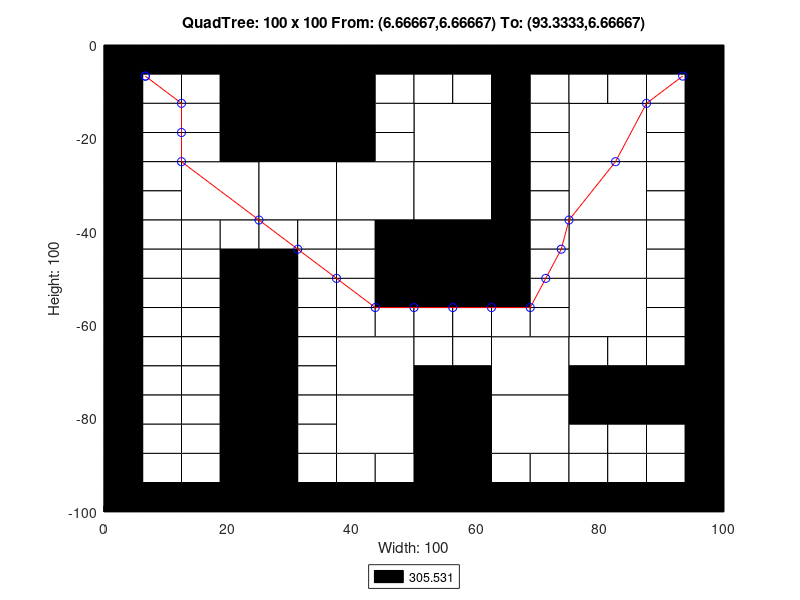

Source code (MATLAB):
axis([0 100 -100 0]);
title('QuadTree: 100 x 100 From: (6.66667,6.66667) To: (93.3333,6.66667)');
xlabel('Width: 100');
ylabel('Height: 100');
rectangle('Position',[25 -12.5 12.5 12.5], 'FaceColor',[0 0 0]);
rectangle('Position',[25 -25 12.5 12.5], 'FaceColor',[0 0 0]);
rectangle('Position',[12.5 -37.5 12.5 12.5], 'FaceColor',[1 1 1]);
rectangle('Position',[25 -37.5 12.5 12.5], 'FaceColor',[1 1 1]);
rectangle('Position',[37.5 -37.5 12.5 12.5], 'FaceColor',[1 1 1]);
rectangle('Position',[50 -25 12.5 12.5], 'FaceColor',[1 1 1]);
rectangle('Position',[75 -25 12.5 12.5], 'FaceColor',[1 1 1]);
rectangle('Position',[50 -37.5 12.5 12.5], 'FaceColor',[1 1 1]);
rectangle('Position',[50 -50 12.5 12.5], 'FaceColor',[0 0 0]);
rectangle('Position',[75 -37.5 12.5 12.5], 'FaceColor',[1 1 1]);
rectangle('Position',[75 -50 12.5 12.5], 'FaceColor',[1 1 1]);
rectangle('Position',[37.5 -75 12.5 12.5], 'FaceColor',[1 1 1]);
rectangle('Position',[37.5 -87.5 12.5 12.5], 'FaceColor',[1 1 1]);
rectangle('Position',[62.5 -75 12.5 12.5], 'FaceColor',[1 1 1]);
rectangle('Position',[75 -62.5 12.5 12.5], 'FaceColor',[1 1 1]);
rectangle('Position',[50 -87.5 12.5 12.5], 'FaceColor',[0 0 0]);
rectangle('Position',[62.5 -87.5 12.5 12.5], 'FaceColor',[1 1 1]);
rectangle('Position',[50 -100 12.5 12.5], 'FaceColor',[0 0 0]);
rectangle('Position',[0 -6.25 6.25 6.25], 'FaceColor',[0 0 0]);
rectangle('Position',[6.25 -6.25 6.25 6.25], 'FaceColor',[0 0 0]);
rectangle('Position',[0 -12.5 6.25 6.25], 'FaceColor',[0 0 0]);
rectangle('Position',[6.25 -12.5 6.25 6.25], 'FaceColor',[1 1 1]);
rectangle('Position',[12.5 -6.25 6.25 6.25], 'FaceColor',[0 0 0]);
rectangle('Position',[18.75 -6.25 6.25 6.25], 'FaceColor',[0 0 0]);
rectangle('Position',[12.5 -12.5 6.25 6.25], 'FaceColor',[1 1 1]);
rectangle('Position',[18.75 -12.5 6.25 6.25], 'FaceColor',[0 0 0]);
rectangle('Position',[0 -18.75 6.25 6.25], 'FaceColor',[0 0 0]);
rectangle('Position',[6.25 -18.75 6.25 6.25], 'FaceColor',[1 1 1]);
rectangle('Position',[0 -25 6.25 6.25], 'FaceColor',[0 0 0]);
rectangle('Position',[6.25 -25 6.25 6.25], 'FaceColor',[1 1 1]);
rectangle('Position',[12.5 -18.75 6.25 6.25], 'FaceColor',[1 1 1]);
rectangle('Position',[18.75 -18.75 6.25 6.25], 'FaceColor',[0 0 0]);
rectangle('Position',[12.5 -25 6.25 6.25], 'FaceColor',[1 1 1]);
rectangle('Position',[18.75 -25 6.25 6.25], 'FaceColor',[0 0 0]);
rectangle('Position',[37.5 -6.25 6.25 6.25], 'FaceColor',[0 0 0]);
rectangle('Position',[43.75 -6.25 6.25 6.25], 'FaceColor',[0 0 0]);
rectangle('Position',[37.5 -12.5 6.25 6.25], 'FaceColor',[0 0 0]);
rectangle('Position',[43.75 -12.5 6.25 6.25], 'FaceColor',[1 1 1]);
rectangle('Position',[37.5 -18.75 6.25 6.25], 'FaceColor',[0 0 0]);
rectangle('Position',[43.75 -18.75 6.25 6.25], 'FaceColor',[1 1 1]);
rectangle('Position',[37.5 -25 6.25 6.25], 'FaceColor',[0 0 0]);
rectangle('Position',[43.75 -25 6.25 6.25], 'FaceColor',[1 1 1]);
rectangle('Position',[0 -31.25 6.25 6.25], 'FaceColor',[0 0 0]);
rectangle('Position',[6.25 -31.25 6.25 6.25], 'FaceColor',[1 1 1]);
rectangle('Position',[0 -37.5 6.25 6.25], 'FaceColor',[0 0 0]);
rectangle('Position',[6.25 -37.5 6.25 6.25], 'FaceColor',[1 1 1]);
rectangle('Position',[0 -43.75 6.25 6.25], 'FaceColor',[0 0 0]);
rectangle('Position',[6.25 -43.75 6.25 6.25], 'FaceColor',[1 1 1]);
rectangle('Position',[0 -50 6.25 6.25], 'FaceColor',[0 0 0]);
rectangle('Position',[6.25 -50 6.25 6.25], 'FaceColor',[1 1 1]);
rectangle('Position',[12.5 -43.75 6.25 6.25], 'FaceColor',[1 1 1]);
rectangle('Position',[18.75 -43.75 6.25 6.25], 'FaceColor',[1 1 1]);
rectangle('Position',[12.5 -50 6.25 6.25], 'FaceColor',[1 1 1]);
rectangle('Position',[18.75 -50 6.25 6.25], 'FaceColor',[0 0 0]);
rectangle('Position',[25 -43.75 6.25 6.25], 'FaceColor',[1 1 1]);
rectangle('Position',[31.25 -43.75 6.25 6.25], 'FaceColor',[1 1 1]);
rectangle('Position',[25 -50 6.25 6.25], 'FaceColor',[0 0 0]);
rectangle('Position',[31.25 -50 6.25 6.25], 'FaceColor',[1 1 1]);
rectangle('Position',[37.5 -43.75 6.25 6.25], 'FaceColor',[1 1 1]);
rectangle('Position',[43.75 -43.75 6.25 6.25], 'FaceColor',[0 0 0]);
rectangle('Position',[37.5 -50 6.25 6.25], 'FaceColor',[1 1 1]);
rectangle('Position',[43.75 -50 6.25 6.25], 'FaceColor',[0 0 0]);
rectangle('Position',[50 -6.25 6.25 6.25], 'FaceColor',[0 0 0]);
rectangle('Position',[56.25 -6.25 6.25 6.25], 'FaceColor',[0 0 0]);
rectangle('Position',[50 -12.5 6.25 6.25], 'FaceColor',[1 1 1]);
rectangle('Position',[56.25 -12.5 6.25 6.25], 'FaceColor',[1 1 1]);
rectangle('Position',[62.5 -6.25 6.25 6.25], 'FaceColor',[0 0 0]);
rectangle('Position',[68.75 -6.25 6.25 6.25], 'FaceColor',[0 0 0]);
rectangle('Position',[62.5 -12.5 6.25 6.25], 'FaceColor',[0 0 0]);
rectangle('Position',[68.75 -12.5 6.25 6.25], 'FaceColor',[1 1 1]);
rectangle('Position',[62.5 -18.75 6.25 6.25], 'FaceColor',[0 0 0]);
rectangle('Position',[68.75 -18.75 6.25 6.25], 'FaceColor',[1 1 1]);
rectangle('Position',[62.5 -25 6.25 6.25], 'FaceColor',[0 0 0]);
rectangle('Position',[68.75 -25 6.25 6.25], 'FaceColor',[1 1 1]);
rectangle('Position',[75 -6.25 6.25 6.25], 'FaceColor',[0 0 0]);
rectangle('Position',[81.25 -6.25 6.25 6.25], 'FaceColor',[0 0 0]);
rectangle('Position',[75 -12.5 6.25 6.25], 'FaceColor',[1 1 1]);
rectangle('Position',[81.25 -12.5 6.25 6.25], 'FaceColor',[1 1 1]);
rectangle('Position',[87.5 -6.25 6.25 6.25], 'FaceColor',[0 0 0]);
rectangle('Position',[93.75 -6.25 6.25 6.25], 'FaceColor',[0 0 0]);
rectangle('Position',[87.5 -12.5 6.25 6.25], 'FaceColor',[1 1 1]);
rectangle('Position',[93.75 -12.5 6.25 6.25], 'FaceColor',[0 0 0]);
rectangle('Position',[87.5 -18.75 6.25 6.25], 'FaceColor',[1 1 1]);
rectangle('Position',[93.75 -18.75 6.25 6.25], 'FaceColor',[0 0 0]);
rectangle('Position',[87.5 -25 6.25 6.25], 'FaceColor',[1 1 1]);
rectangle('Position',[93.75 -25 6.25 6.25], 'FaceColor',[0 0 0]);
rectangle('Position',[62.5 -31.25 6.25 6.25], 'FaceColor',[0 0 0]);
rectangle('Position',[68.75 -31.25 6.25 6.25], 'FaceColor',[1 1 1]);
rectangle('Position',[62.5 -37.5 6.25 6.25], 'FaceColor',[0 0 0]);
rectangle('Position',[68.75 -37.5 6.25 6.25], 'FaceColor',[1 1 1]);
rectangle('Position',[62.5 -43.75 6.25 6.25], 'FaceColor',[0 0 0]);
rectangle('Position',[68.75 -43.75 6.25 6.25], 'FaceColor',[1 1 1]);
rectangle('Position',[62.5 -50 6.25 6.25], 'FaceColor',[0 0 0]);
rectangle('Position',[68.75 -50 6.25 6.25], 'FaceColor',[1 1 1]);
rectangle('Position',[87.5 -31.25 6.25 6.25], 'FaceColor',[1 1 1]);
rectangle('Position',[93.75 -31.25 6.25 6.25], 'FaceColor',[0 0 0]);
rectangle('Position',[87.5 -37.5 6.25 6.25], 'FaceColor',[1 1 1]);
rectangle('Position',[93.75 -37.5 6.25 6.25], 'FaceColor',[0 0 0]);
rectangle('Position',[87.5 -43.75 6.25 6.25], 'FaceColor',[1 1 1]);
rectangle('Position',[93.75 -43.75 6.25 6.25], 'FaceColor',[0 0 0]);
rectangle('Position',[87.5 -50 6.25 6.25], 'FaceColor',[1 1 1]);
rectangle('Position',[93.75 -50 6.25 6.25], 'FaceColor',[0 0 0]);
rectangle('Position',[0 -56.25 6.25 6.25], 'FaceColor',[0 0 0]);
rectangle('Position',[6.25 -56.25 6.25 6.25], 'FaceColor',[1 1 1]);
rectangle('Position',[0 -62.5 6.25 6.25], 'FaceColor',[0 0 0]);
rectangle('Position',[6.25 -62.5 6.25 6.25], 'FaceColor',[1 1 1]);
rectangle('Position',[12.5 -56.25 6.25 6.25], 'FaceColor',[1 1 1]);
rectangle('Position',[18.75 -56.25 6.25 6.25], 'FaceColor',[0 0 0]);
rectangle('Position',[12.5 -62.5 6.25 6.25], 'FaceColor',[1 1 1]);
rectangle('Position',[18.75 -62.5 6.25 6.25], 'FaceColor',[0 0 0]);
rectangle('Position',[0 -68.75 6.25 6.25], 'FaceColor',[0 0 0]);
rectangle('Position',[6.25 -68.75 6.25 6.25], 'FaceColor',[1 1 1]);
rectangle('Position',[0 -75 6.25 6.25], 'FaceColor',[0 0 0]);
rectangle('Position',[6.25 -75 6.25 6.25], 'FaceColor',[1 1 1]);
rectangle('Position',[12.5 -68.75 6.25 6.25], 'FaceColor',[1 1 1]);
rectangle('Position',[18.75 -68.75 6.25 6.25], 'FaceColor',[0 0 0]);
rectangle('Position',[12.5 -75 6.25 6.25], 'FaceColor',[1 1 1]);
rectangle('Position',[18.75 -75 6.25 6.25], 'FaceColor',[0 0 0]);
rectangle('Position',[25 -56.25 6.25 6.25], 'FaceColor',[0 0 0]);
rectangle('Position',[31.25 -56.25 6.25 6.25], 'FaceColor',[1 1 1]);
rectangle('Position',[25 -62.5 6.25 6.25], 'FaceColor',[0 0 0]);
rectangle('Position',[31.25 -62.5 6.25 6.25], 'FaceColor',[1 1 1]);
rectangle('Position',[37.5 -56.25 6.25 6.25], 'FaceColor',[1 1 1]);
rectangle('Position',[43.75 -56.25 6.25 6.25], 'FaceColor',[0 0 0]);
rectangle('Position',[37.5 -62.5 6.25 6.25], 'FaceColor',[1 1 1]);
rectangle('Position',[43.75 -62.5 6.25 6.25], 'FaceColor',[1 1 1]);
rectangle('Position',[25 -68.75 6.25 6.25], 'FaceColor',[0 0 0]);
rectangle('Position',[31.25 -68.75 6.25 6.25], 'FaceColor',[1 1 1]);
rectangle('Position',[25 -75 6.25 6.25], 'FaceColor',[0 0 0]);
rectangle('Position',[31.25 -75 6.25 6.25], 'FaceColor',[1 1 1]);
rectangle('Position',[0 -81.25 6.25 6.25], 'FaceColor',[0 0 0]);
rectangle('Position',[6.25 -81.25 6.25 6.25], 'FaceColor',[1 1 1]);
rectangle('Position',[0 -87.5 6.25 6.25], 'FaceColor',[0 0 0]);
rectangle('Position',[6.25 -87.5 6.25 6.25], 'FaceColor',[1 1 1]);
rectangle('Position',[12.5 -81.25 6.25 6.25], 'FaceColor',[1 1 1]);
rectangle('Position',[18.75 -81.25 6.25 6.25], 'FaceColor',[0 0 0]);
rectangle('Position',[12.5 -87.5 6.25 6.25], 'FaceColor',[1 1 1]);
rectangle('Position',[18.75 -87.5 6.25 6.25], 'FaceColor',[0 0 0]);
rectangle('Position',[0 -93.75 6.25 6.25], 'FaceColor',[0 0 0]);
rectangle('Position',[6.25 -93.75 6.25 6.25], 'FaceColor',[1 1 1]);
rectangle('Position',[0 -100 6.25 6.25], 'FaceColor',[0 0 0]);
rectangle('Position',[6.25 -100 6.25 6.25], 'FaceColor',[0 0 0]);
rectangle('Position',[12.5 -93.75 6.25 6.25], 'FaceColor',[1 1 1]);
rectangle('Position',[18.75 -93.75 6.25 6.25], 'FaceColor',[0 0 0]);
rectangle('Position',[12.5 -100 6.25 6.25], 'FaceColor',[0 0 0]);
rectangle('Position',[18.75 -100 6.25 6.25], 'FaceColor',[0 0 0]);
rectangle('Position',[25 -81.25 6.25 6.25], 'FaceColor',[0 0 0]);
rectangle('Position',[31.25 -81.25 6.25 6.25], 'FaceColor',[1 1 1]);
rectangle('Position',[25 -87.5 6.25 6.25], 'FaceColor',[0 0 0]);
rectangle('Position',[31.25 -87.5 6.25 6.25], 'FaceColor',[1 1 1]);
rectangle('Position',[25 -93.75 6.25 6.25], 'FaceColor',[0 0 0]);
rectangle('Position',[31.25 -93.75 6.25 6.25], 'FaceColor',[1 1 1]);
rectangle('Position',[25 -100 6.25 6.25], 'FaceColor',[0 0 0]);
rectangle('Position',[31.25 -100 6.25 6.25], 'FaceColor',[0 0 0]);
rectangle('Position',[37.5 -93.75 6.25 6.25], 'FaceColor',[1 1 1]);
rectangle('Position',[43.75 -93.75 6.25 6.25], 'FaceColor',[1 1 1]);
rectangle('Position',[37.5 -100 6.25 6.25], 'FaceColor',[0 0 0]);
rectangle('Position',[43.75 -100 6.25 6.25], 'FaceColor',[0 0 0]);
rectangle('Position',[50 -56.25 6.25 6.25], 'FaceColor',[0 0 0]);
rectangle('Position',[56.25 -56.25 6.25 6.25], 'FaceColor',[0 0 0]);
rectangle('Position',[50 -62.5 6.25 6.25], 'FaceColor',[1 1 1]);
rectangle('Position',[56.25 -62.5 6.25 6.25], 'FaceColor',[1 1 1]);
rectangle('Position',[62.5 -56.25 6.25 6.25], 'FaceColor',[0 0 0]);
rectangle('Position',[68.75 -56.25 6.25 6.25], 'FaceColor',[1 1 1]);
rectangle('Position',[62.5 -62.5 6.25 6.25], 'FaceColor',[1 1 1]);
rectangle('Position',[68.75 -62.5 6.25 6.25], 'FaceColor',[1 1 1]);
rectangle('Position',[50 -68.75 6.25 6.25], 'FaceColor',[1 1 1]);
rectangle('Position',[56.25 -68.75 6.25 6.25], 'FaceColor',[1 1 1]);
rectangle('Position',[50 -75 6.25 6.25], 'FaceColor',[0 0 0]);
rectangle('Position',[56.25 -75 6.25 6.25], 'FaceColor',[0 0 0]);
rectangle('Position',[87.5 -56.25 6.25 6.25], 'FaceColor',[1 1 1]);
rectangle('Position',[93.75 -56.25 6.25 6.25], 'FaceColor',[0 0 0]);
rectangle('Position',[87.5 -62.5 6.25 6.25], 'FaceColor',[1 1 1]);
rectangle('Position',[93.75 -62.5 6.25 6.25], 'FaceColor',[0 0 0]);
rectangle('Position',[75 -68.75 6.25 6.25], 'FaceColor',[1 1 1]);
rectangle('Position',[81.25 -68.75 6.25 6.25], 'FaceColor',[1 1 1]);
rectangle('Position',[75 -75 6.25 6.25], 'FaceColor',[0 0 0]);
rectangle('Position',[81.25 -75 6.25 6.25], 'FaceColor',[0 0 0]);
rectangle('Position',[87.5 -68.75 6.25 6.25], 'FaceColor',[1 1 1]);
rectangle('Position',[93.75 -68.75 6.25 6.25], 'FaceColor',[0 0 0]);
rectangle('Position',[87.5 -75 6.25 6.25], 'FaceColor',[0 0 0]);
rectangle('Position',[93.75 -75 6.25 6.25], 'FaceColor',[0 0 0]);
rectangle('Position',[62.5 -93.75 6.25 6.25], 'FaceColor',[1 1 1]);
rectangle('Position',[68.75 -93.75 6.25 6.25], 'FaceColor',[1 1 1]);
rectangle('Position',[62.5 -100 6.25 6.25], 'FaceColor',[0 0 0]);
rectangle('Position',[68.75 -100 6.25 6.25], 'FaceColor',[0 0 0]);
rectangle('Position',[75 -81.25 6.25 6.25], 'FaceColor',[0 0 0]);
rectangle('Position',[81.25 -81.25 6.25 6.25], 'FaceColor',[0 0 0]);
rectangle('Position',[75 -87.5 6.25 6.25], 'FaceColor',[1 1 1]);
rectangle('Position',[81.25 -87.5 6.25 6.25], 'FaceColor',[1 1 1]);
rectangle('Position',[87.5 -81.25 6.25 6.25], 'FaceColor',[0 0 0]);
rectangle('Position',[93.75 -81.25 6.25 6.25], 'FaceColor',[0 0 0]);
rectangle('Position',[87.5 -87.5 6.25 6.25], 'FaceColor',[1 1 1]);
rectangle('Position',[93.75 -87.5 6.25 6.25], 'FaceColor',[0 0 0]);
rectangle('Position',[75 -93.75 6.25 6.25], 'FaceColor',[1 1 1]);
rectangle('Position',[81.25 -93.75 6.25 6.25], 'FaceColor',[1 1 1]);
rectangle('Position',[75 -100 6.25 6.25], 'FaceColor',[0 0 0]);
rectangle('Position',[81.25 -100 6.25 6.25], 'FaceColor',[0 0 0]);
rectangle('Position',[87.5 -93.75 6.25 6.25], 'FaceColor',[1 1 1]);
rectangle('Position',[93.75 -93.75 6.25 6.25], 'FaceColor',[0 0 0]);
rectangle('Position',[87.5 -100 6.25 6.25], 'FaceColor',[0 0 0]);
rectangle('Position',[93.75 -100 6.25 6.25], 'FaceColor',[0 0 0]);
X=[93.3333,87.5,82.5,75,73.75,71.25,68.75,62.5,56.25,50,43.75,37.5,31.25,25,12.5,12.5,12.5,6.66667,6.66667];
Y=[-6.66667,-12.5,-25,-37.5,-43.75,-50,-56.25,-56.25,-56.25,-56.25,-56.25,-50,-43.75,-37.5,-25,-18.75,-12.5,-6.66667,-6.66667];
hold on;
plot(X,Y,'r');
plot(X,Y,'bo');
legend('305.531','Location','southoutside');
